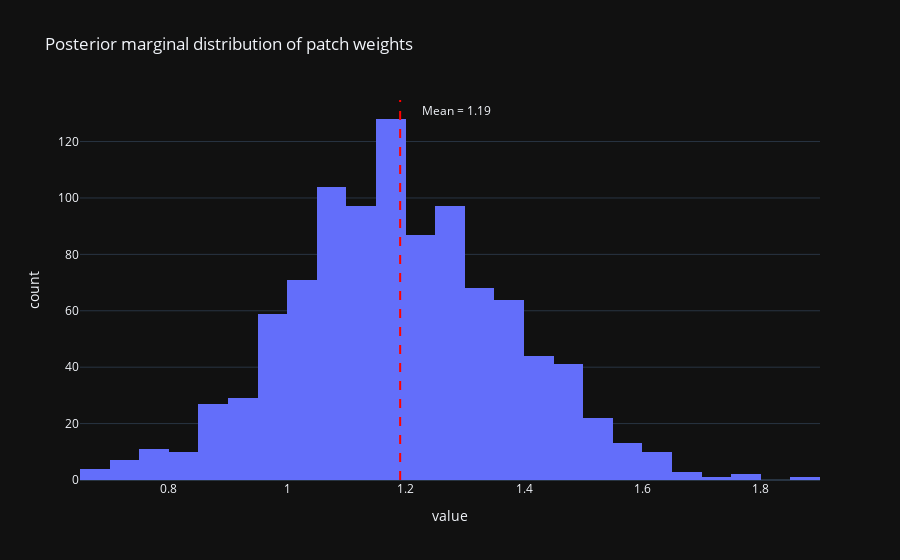

Notebook source saved alongside this figure:
### Code cell
fig2 = px.histogram(
    samples["weight_patch"],
    title="Posterior marginal distribution of patch weights",
    template="plotly_dark",
)

mean_patch = samples["weight_patch"].mean()


fig2.update_traces(showlegend=False)
fig2.add_vline(
    x=mean_patch,
    line_dash="dash",
    line_color="red",
    annotation_text=f"Mean = {mean_patch:.2f}",
    annotation_position="top right",
    annotation_xshift=20,
)

### Figure 1 — Plotly figure (JSON) as saved in the notebook; plotly's stock layout.template omitted (floating-point values rounded to 4 significant figures; data arrays with more than 128 entries replaced by an {"elided": "..."} marker saying what was removed)
{"data": [{"alignmentgroup": "True", "bingroup": "x", "hovertemplate": "variable=0<br>value=%{x}<br>count=%{y}<extra></extra>", "legendgroup": "0", "marker": {"color": "#636efa", "pattern": {"shape": ""}}, "name": "0", "offsetgroup": "0", "orientation": "v", "showlegend": false, "type": "histogram", "x": {"elided": "1000 float values"}, "xaxis": "x", "yaxis": "y"}], "layout": {"annotations": [{"showarrow": false, "text": "Mean = 1.19", "x": 1.191, "xanchor": "left", "xref": "x", "xshift": 20, "y": 1, "yanchor": "top", "yref": "y domain"}], "barmode": "relative", "legend": {"title": {"text": "variable"}, "tracegroupgap": 0}, "shapes": [{"line": {"color": "red", "dash": "dash"}, "type": "line", "x0": 1.191, "x1": 1.191, "xref": "x", "y0": 0, "y1": 1, "yref": "y domain"}], "title": {"text": "Posterior marginal distribution of patch weights"}, "xaxis": {"anchor": "y", "domain": [0, 1], "title": {"text": "value"}}, "yaxis": {"anchor": "x", "domain": [0, 1], "title": {"text": "count"}}}}
